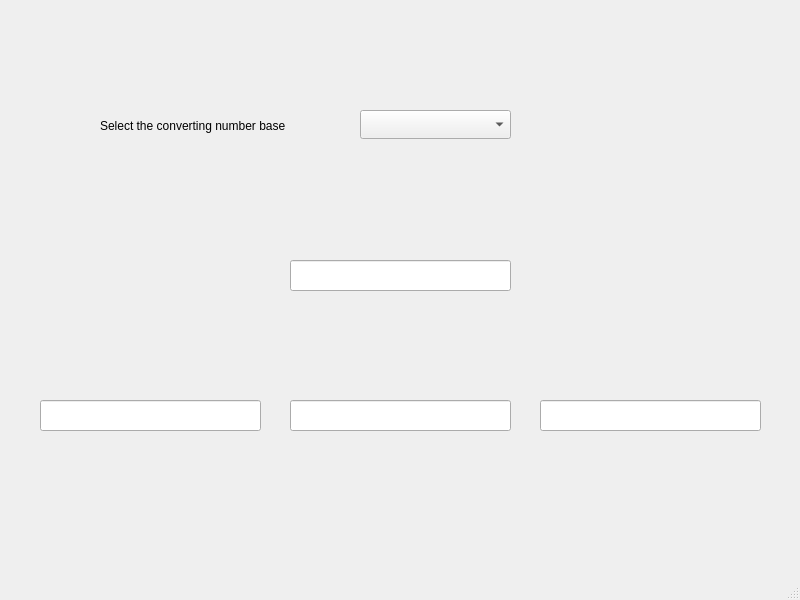
<?xml version="1.0" encoding="UTF-8"?>
<ui version="4.0">
 <class>MainWindow</class>
 <widget class="QMainWindow" name="MainWindow">
  <property name="geometry">
   <rect>
    <x>0</x>
    <y>0</y>
    <width>800</width>
    <height>600</height>
   </rect>
  </property>
  <property name="windowTitle">
   <string>NumberBaseConverter</string>
  </property>
  <widget class="QWidget" name="centralwidget">
   <widget class="QLineEdit" name="convert2">
    <property name="enabled">
     <bool>true</bool>
    </property>
    <property name="geometry">
     <rect>
      <x>290</x>
      <y>400</y>
      <width>221</width>
      <height>31</height>
     </rect>
    </property>
    <property name="maxLength">
     <number>16</number>
    </property>
    <property name="readOnly">
     <bool>true</bool>
    </property>
   </widget>
   <widget class="QLineEdit" name="convert1">
    <property name="enabled">
     <bool>true</bool>
    </property>
    <property name="geometry">
     <rect>
      <x>40</x>
      <y>400</y>
      <width>221</width>
      <height>31</height>
     </rect>
    </property>
    <property name="maxLength">
     <number>16</number>
    </property>
    <property name="readOnly">
     <bool>true</bool>
    </property>
   </widget>
   <widget class="QLineEdit" name="convert3">
    <property name="enabled">
     <bool>true</bool>
    </property>
    <property name="geometry">
     <rect>
      <x>540</x>
      <y>400</y>
      <width>221</width>
      <height>31</height>
     </rect>
    </property>
    <property name="maxLength">
     <number>16</number>
    </property>
    <property name="readOnly">
     <bool>true</bool>
    </property>
   </widget>
   <widget class="QLineEdit" name="convertBase">
    <property name="geometry">
     <rect>
      <x>290</x>
      <y>260</y>
      <width>221</width>
      <height>31</height>
     </rect>
    </property>
    <property name="inputMethodHints">
     <set>Qt::ImhPreferNumbers</set>
    </property>
    <property name="maxLength">
     <number>16</number>
    </property>
   </widget>
   <widget class="QComboBox" name="comboBox">
    <property name="geometry">
     <rect>
      <x>360</x>
      <y>110</y>
      <width>151</width>
      <height>29</height>
     </rect>
    </property>
   </widget>
   <widget class="QLabel" name="label">
    <property name="geometry">
     <rect>
      <x>100</x>
      <y>110</y>
      <width>241</width>
      <height>31</height>
     </rect>
    </property>
    <property name="text">
     <string>Select the converting number base</string>
    </property>
   </widget>
   <widget class="QLabel" name="lconvert1">
    <property name="enabled">
     <bool>false</bool>
    </property>
    <property name="geometry">
     <rect>
      <x>40</x>
      <y>370</y>
      <width>221</width>
      <height>21</height>
     </rect>
    </property>
    <property name="text">
     <string/>
    </property>
   </widget>
   <widget class="QLabel" name="lconvert2">
    <property name="enabled">
     <bool>false</bool>
    </property>
    <property name="geometry">
     <rect>
      <x>290</x>
      <y>370</y>
      <width>221</width>
      <height>21</height>
     </rect>
    </property>
    <property name="text">
     <string/>
    </property>
   </widget>
   <widget class="QLabel" name="lconvert3">
    <property name="enabled">
     <bool>false</bool>
    </property>
    <property name="geometry">
     <rect>
      <x>540</x>
      <y>370</y>
      <width>221</width>
      <height>21</height>
     </rect>
    </property>
    <property name="text">
     <string/>
    </property>
   </widget>
  </widget>
  <widget class="QMenuBar" name="menubar">
   <property name="geometry">
    <rect>
     <x>0</x>
     <y>0</y>
     <width>800</width>
     <height>26</height>
    </rect>
   </property>
  </widget>
  <widget class="QStatusBar" name="statusbar"/>
 </widget>
 <resources/>
 <connections/>
</ui>
